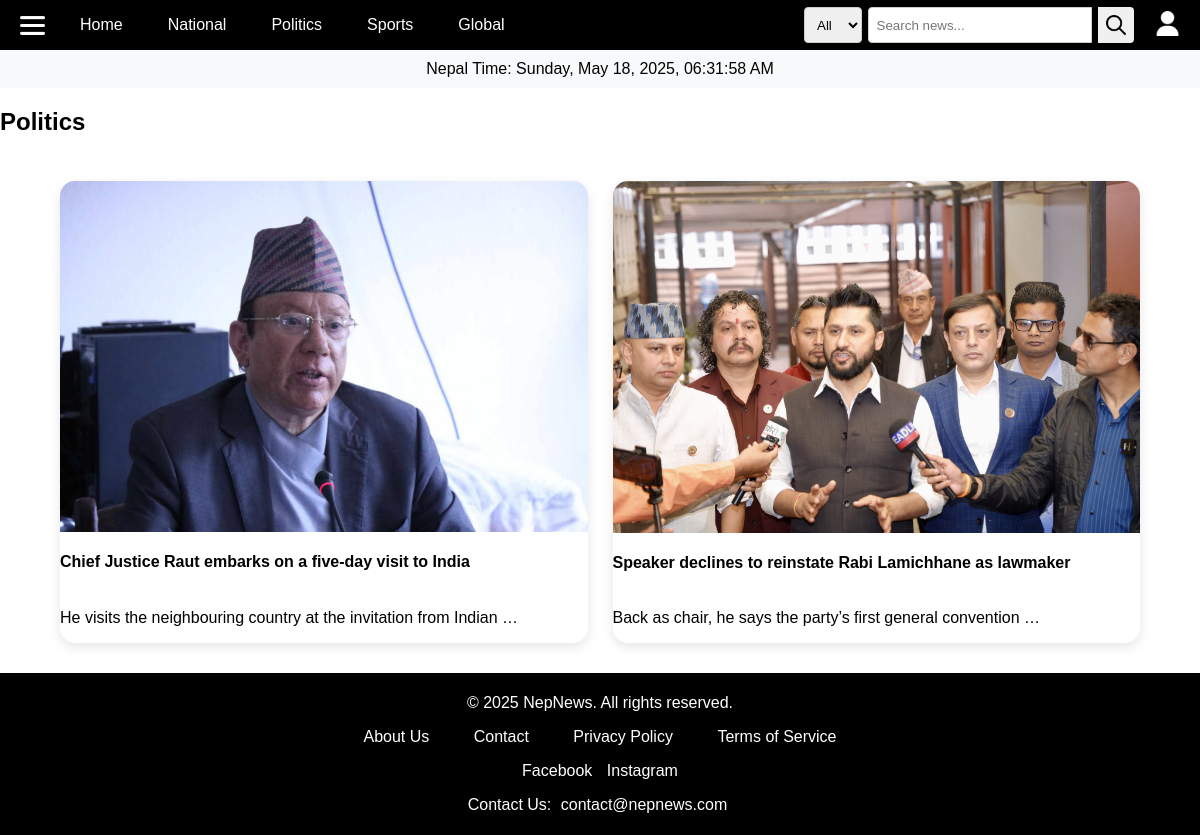
The page /category/2/ (signed in) on the database as committed earlier.
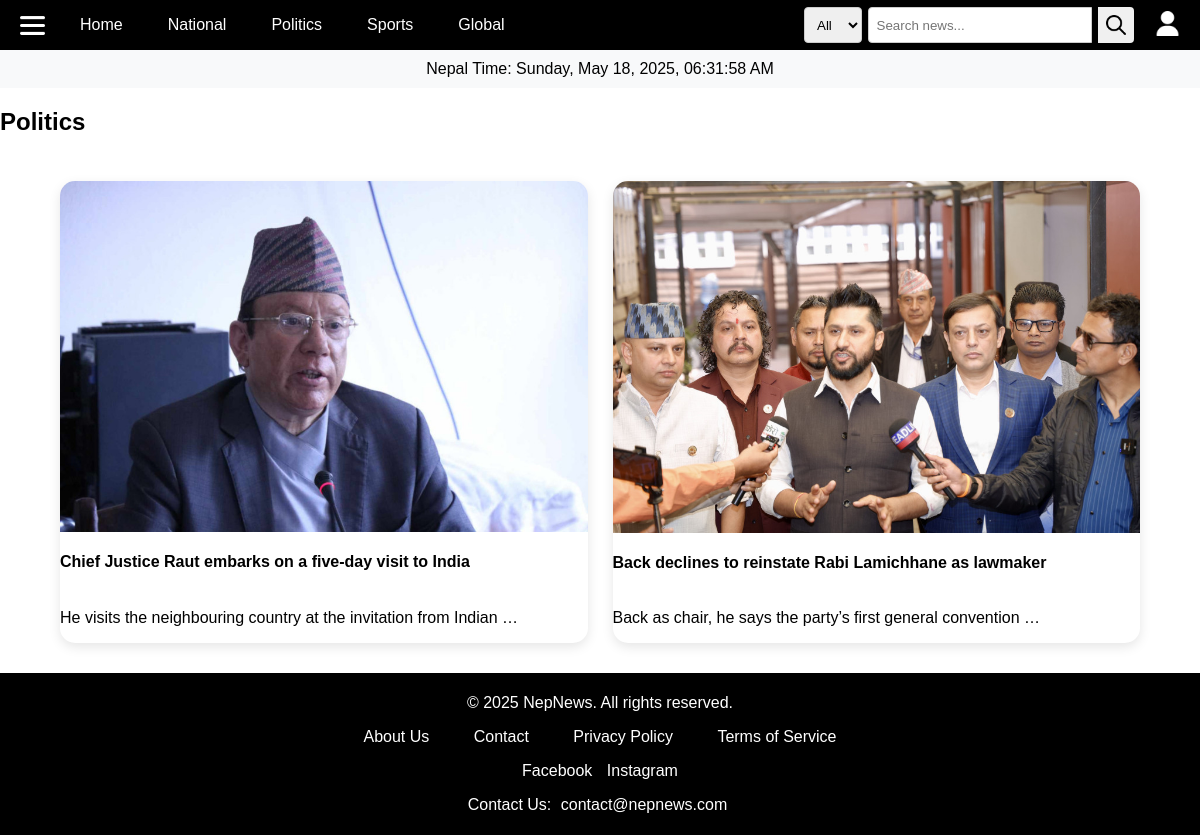
The same page on the database as committed later.
### newsapp/models.py (models this page shows, shortened)
class Post(models.Model):
    title = models.CharField(max_length=200)
    short_description = models.TextField()
    content = models.TextField()
    category = models.ForeignKey(Category, on_delete=models.CASCADE)
    author = models.ForeignKey(User, on_delete=models.CASCADE)
    banner_path = models.ImageField(upload_to='banners/', blank=True, null=True)
    status = models.CharField(max_length=20, default='draft', choices=[
        ('draft', 'Draft'),
        ('published', 'Published'),
        ('unpublished', 'Unpublished'),
        ('edited', 'Edited After Approval')
    ])
    views = models.IntegerField(default=0)
    created_at = models.DateTimeField(auto_now_add=True)

### newsapp/views.py (the view)
# urls.py: path('category/<int:id>/', views.category_post, name='category-post'),
def category_post(request, id):
    if not request.user.is_authenticated:
        return redirect('signup')
    category = get_object_or_404(Category, id=id)
    posts = Post.objects.filter(category=category, status='published')
    categories = Category.objects.all()
    return render(request, 'category_post.html', {'category': category, 'posts': posts, 'categories': categories})

### newsapp/context_processors.py (called while the page is built)
def base_context(request):
    return {'categories': Category.objects.all()}

### templates/category_post.html
{% extends 'base.html' %}
{% block content %}
<h2>{{ category.name }}</h2>
<div class="news-container">
    {% for post in posts %}
    <div class="news-item small">
        <a href="{% url 'view-post' post.id %}">
            {% if post.banner_path %}
                <img src="{{ post.banner_path.url }}" alt="{{ post.title }}">
            {% endif %}
            <h4>{{ post.title }}</h4>
            <p>{{ post.short_description|truncatewords:10 }}</p>
        </a>
    </div>
    {% endfor %}
</div>
{% endblock %}

Rows that differ between the two databases and show on the page:
changed Post "Back as chair, he says the party’s first general convention …": title "Speaker declines to reinstate Rabi Lamichhane as lawmaker" → "Back declines to reinstate Rabi Lamichhane as lawmaker"
